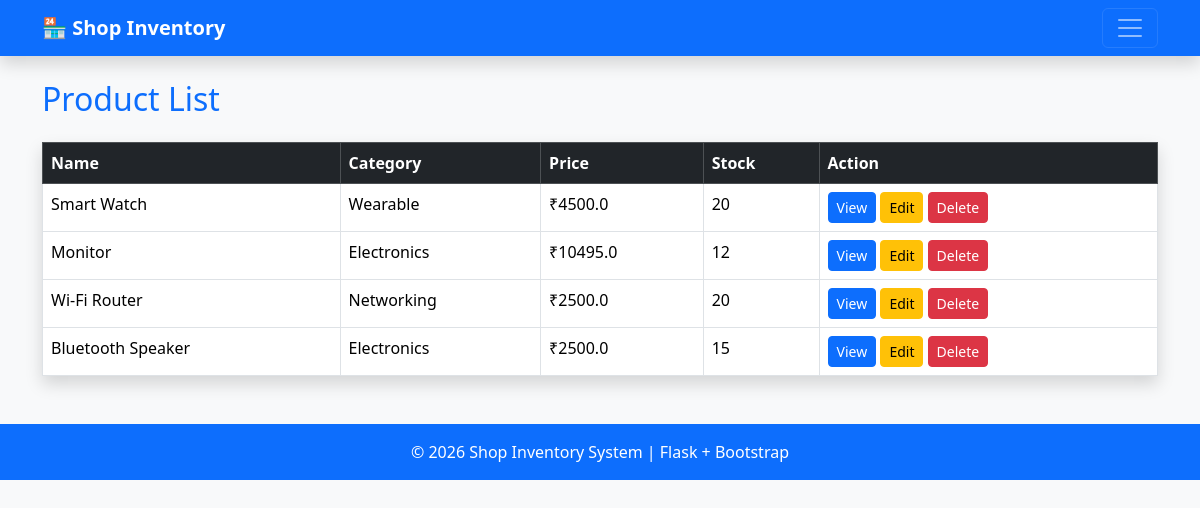
/products, run on an earlier commit of the app's database.
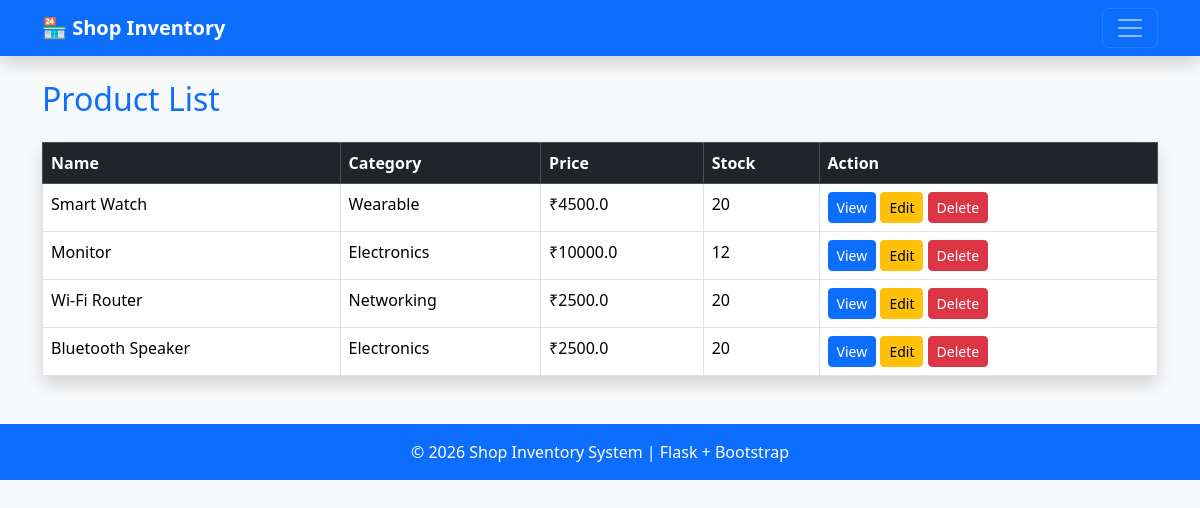
And on a later commit of the database.
### tables this page shows
CREATE TABLE products (
                    id INTEGER PRIMARY KEY AUTOINCREMENT,
                    name TEXT NOT NULL,
                    category TEXT NOT NULL,
                    price REAL NOT NULL,
                    stock INTEGER NOT NULL
                 );

### app.py (the view)
@app.route("/products")
def product():
    conn = get_db()
    products = conn.execute("SELECT * FROM products ORDER BY id DESC").fetchall()
    conn.close()
    return render_template("products.html", products=products)

### database.py (called while the page is built)
def get_db():
    conn = sqlite3.connect('myproject.db')
    conn.row_factory = sqlite3.Row # To access columns by name
    return conn

### templates/products.html (shortened to what this page needs)
{% extends "base.html" %}
{% block content %}
<h2 class="mb-4 text-primary">
Product List
</h2>
<table class="table table-bordered table-hover shadow">
<thead class="table-dark">
<tr>
<th>Name</th>
<th>Category</th>
<th>Price</th>
<th>Stock</th>
<th>Action</th>
</tr>
</thead>
<tbody>
{% for product in products %}
<tr>
<td>{{ product.name }}</td>
<td>{{ product.category }}</td>
<td>₹{{ product.price }}</td>
<td>{{ product.stock }}</td>
<td>
<a href="{{ url_for('product_detail', id=product.id) }}" class="btn btn-sm btn-primary">
    View
</a>
<a href="{{ url_for('edit_product', id=product.id) }}" class="btn btn-sm btn-warning">
    Edit
</a>
<a href="{{ url_for('delete_product', id=product.id) }}" class="btn btn-sm btn-danger">
    Delete
</a>
</td>
</tr>
{% endfor %}
</tbody>
</table>
{% endblock %}

### templates/base.html (shortened to what this page needs)
<!DOCTYPE html>
<html lang="en">
<head>
    <link href="https://cdn.jsdelivr.net/npm/bootstrap@5.3.3/dist/css/bootstrap.min.css" rel="stylesheet">
</head>
<body class="bg-light">
<nav class="navbar navbar-dark bg-primary shadow">
    <div class="container">
        <a class="navbar-brand fw-bold" href="/">
            🏪 Shop Inventory
        </a>
        <button class="navbar-toggler"
                type="button"
                data-bs-toggle="collapse"
                data-bs-target="#navbarMenu"
                aria-controls="navbarMenu"
                aria-expanded="false"
                aria-label="Toggle navigation">
            <span class="navbar-toggler-icon"></span>
        </button>
    </div>
</nav>
<div class="container mt-4">
    {% block content %}
    {% endblock %}
</div>
<footer class="bg-primary text-white text-center py-3 mt-5">
    <p class="mb-0">
        © 2026 Shop Inventory System | Flask + Bootstrap
    </p>
</footer>
</body>
</html>

What changed in the data, as far as the page shows it:
changed products "Monitor": price "10495.0" → "10000.0"
changed products "Bluetooth Speaker": stock "15" → "20"
